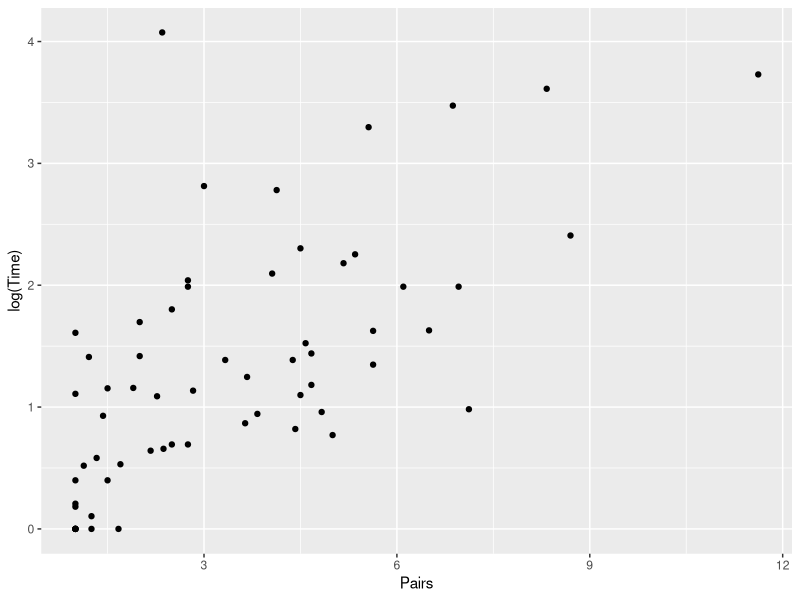
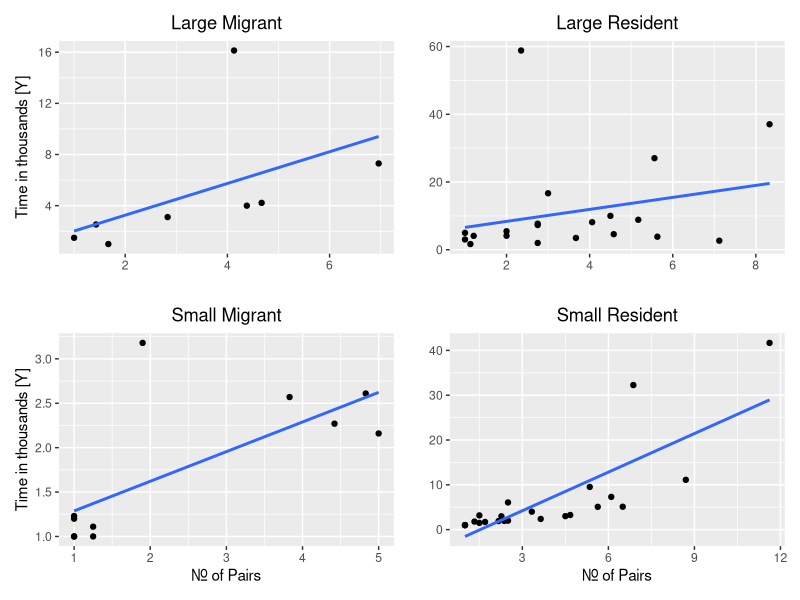
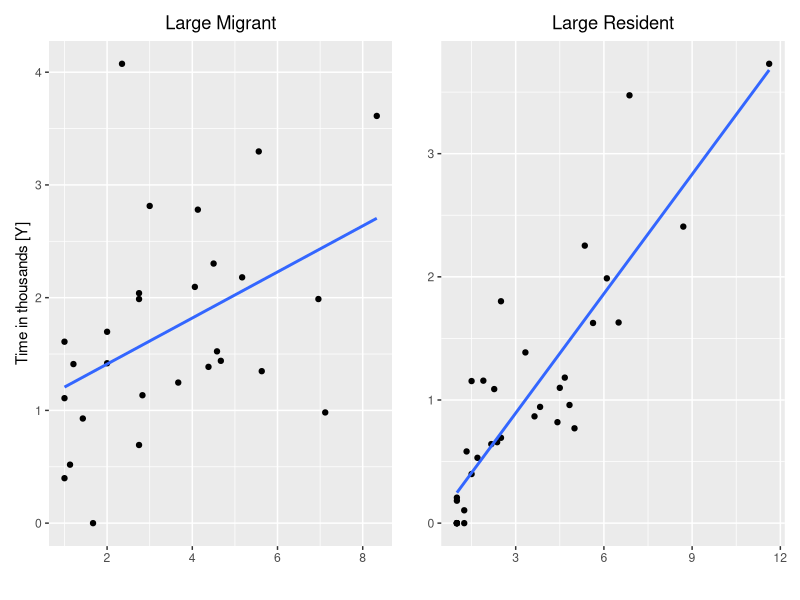
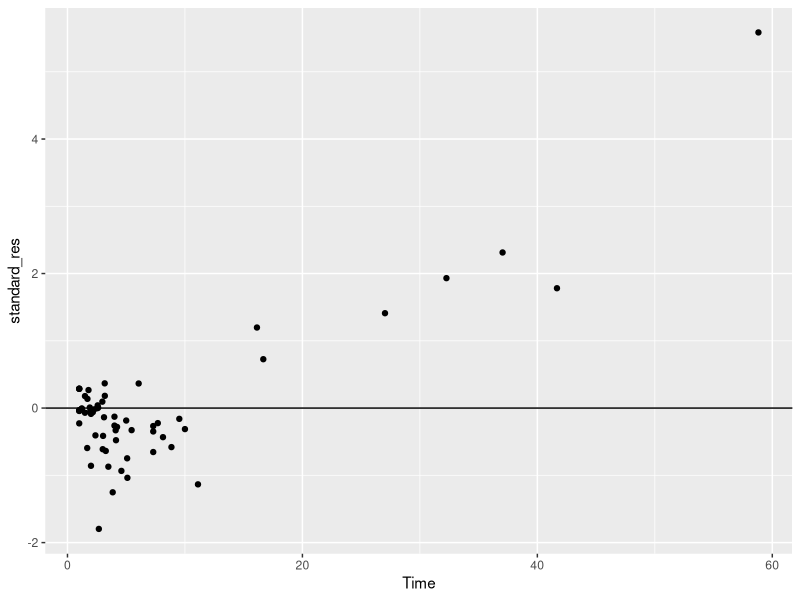
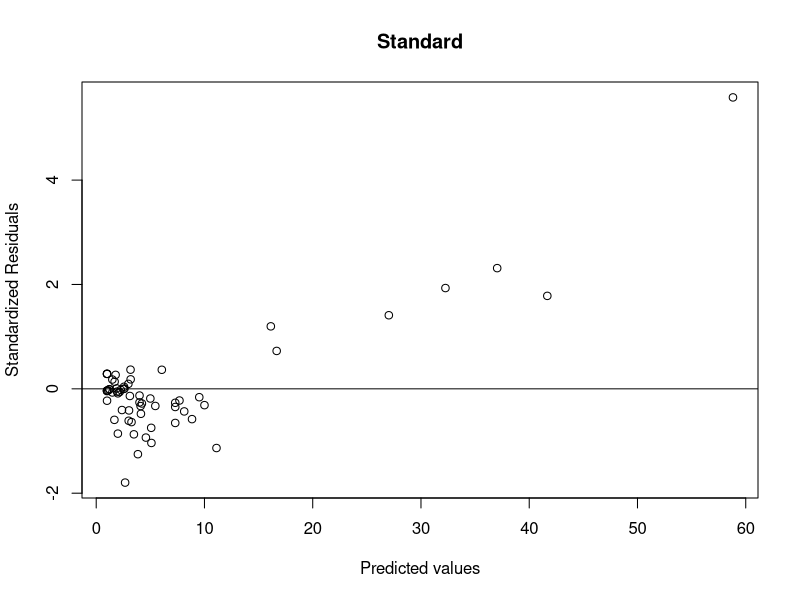
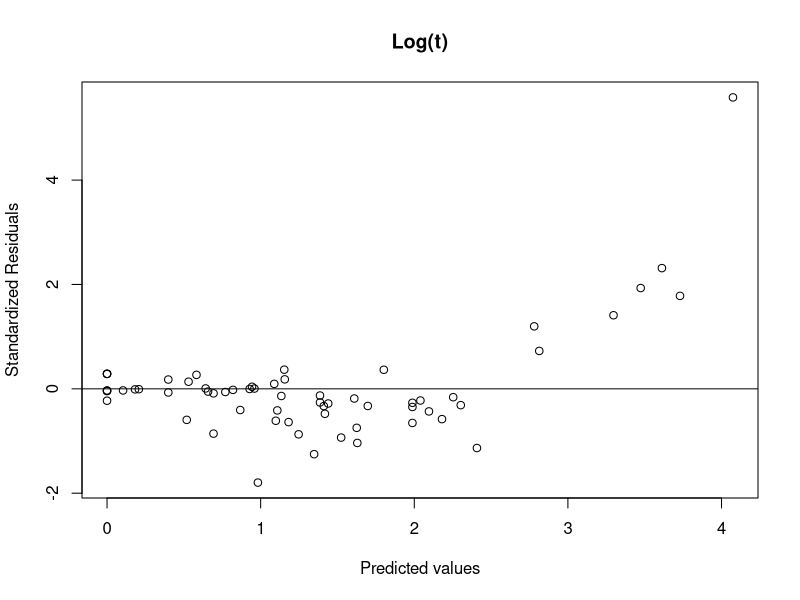
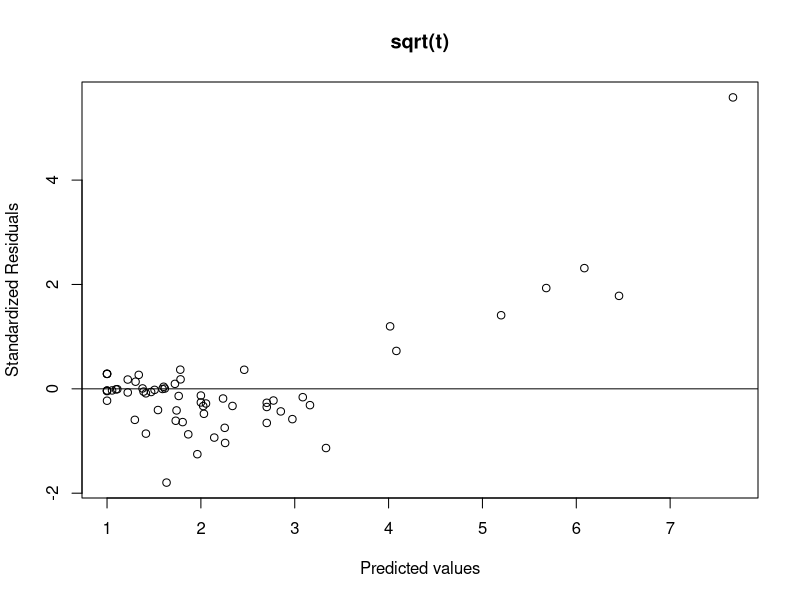
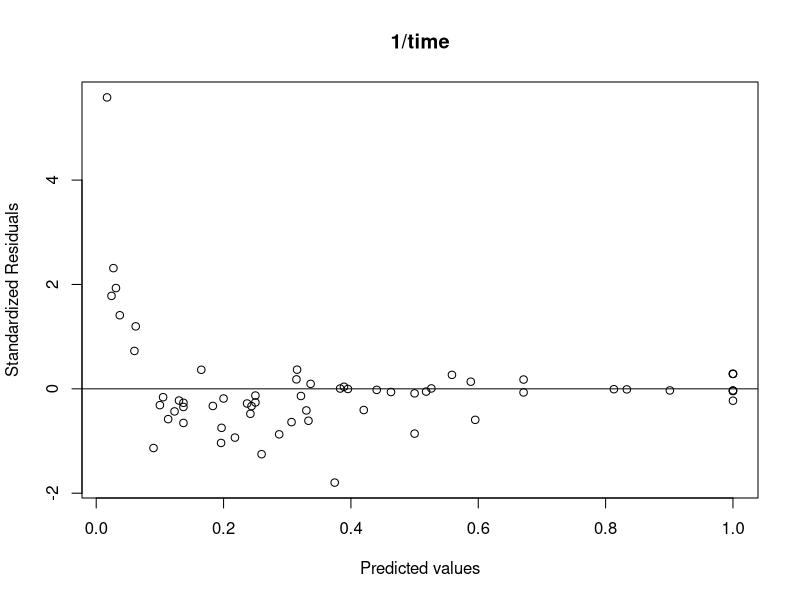

Recreate these plots in R, in order.
## ---- chunk 1
knitr::opts_chunk$set(warning = FALSE, message = FALSE) 
## ---- chunk 2
library(tidyverse)
data <- read.csv('Factors Affecting Extinction.csv')
data
## ---- chunk 3



lm_full <- lm(formula = Time ~ Pairs + Size + Status + Pairs*Size + Pairs * Status + Size*Status + Pairs*Size*Status, data)
lm_full.log <- lm(formula = log(Time) ~ Pairs + Size + Status + Pairs*Size + Pairs * Status + Size*Status + Pairs*Size*Status, data)
lm_full.sqrt <- lm(formula = sqrt(Time) ~ Pairs + Size + Status + Pairs*Size + Pairs * Status + Size*Status + Pairs*Size*Status, data)
lm_full.inverse <- lm(formula = 1/Time ~ Pairs + Size + Status + Pairs*Size + Pairs * Status + Size*Status + Pairs*Size*Status, data)

summary(lm_full)$r.squared
summary(lm_full.log)$r.squared
summary(lm_full.sqrt)$r.squared
summary(lm_full.inverse)$r.squared

## ---- chunk 4
library(patchwork)
L_data <- subset(data, Size == "L")
S_data <- subset(data, Size == "S")
LM <- subset(L_data, Status == "M")
LR <- subset(L_data, Status == "R")
SM <- subset(S_data, Status == "M")
SR <- subset(S_data, Status == "R")
p1 <- ggplot(LM,aes(Pairs, Time)) + geom_point() + ggtitle("Large Migrant") + ylab("Time in thousands [Y]") + xlab("") + theme(plot.title = element_text(hjust = 0.5)) + stat_smooth(method = "lm", level = 0)
p2 <- ggplot(LR,aes(Pairs, Time)) + geom_point() + ggtitle("Large Resident")+ ylab("")  + xlab("") + theme(plot.title = element_text(hjust = 0.5))+ stat_smooth(method = "lm",level = 0)
p3 <- ggplot(SM,aes(Pairs, Time)) + geom_point() + ggtitle("Small Migrant") + ylab("Time in thousands [Y]") + xlab("Nr. of Pairs") + theme(plot.title = element_text(hjust = 0.5)) + stat_smooth(method = "lm",level = 0)
p4 <- ggplot(SR,aes(Pairs, Time)) + geom_point() + ggtitle("Small Resident") + ylab("") + xlab("Nr. of Pairs") + theme(plot.title = element_text(hjust = 0.5)) + stat_smooth(method = "lm",level = 0)

p5 <- ggplot(L_data,aes(Pairs, log(Time))) + geom_point() + ggtitle("Large Migrant") + ylab("Time in thousands [Y]") + xlab("") + theme(plot.title = element_text(hjust = 0.5)) + stat_smooth(method = "lm", level = 0)
p6 <- ggplot(S_data,aes(Pairs, log(Time))) + geom_point() + ggtitle("Large Resident")+ ylab("")  + xlab("") + theme(plot.title = element_text(hjust = 0.5))+ stat_smooth(method = "lm",level = 0)

ggplot(data, aes(Pairs, log(Time))) + geom_point()

p1+p2+p3+p4

p5 + p6



## ---- chunk 5

standard_res <- rstandard(lm_full)
final_data <- cbind(data, standard_res)

ggplot(final_data) + geom_point(aes(Time, standard_res)) + geom_abline(slope = 0)


plot((final_data$Time), standard_res, ylab='Standardized Residuals', xlab='Predicted values', main="Standard") 
abline(0, 0)
plot(log(final_data$Time), standard_res, ylab='Standardized Residuals', xlab='Predicted values', main="Log(t)") 
abline(0, 0)
plot(sqrt(final_data$Time), standard_res, ylab='Standardized Residuals', xlab='Predicted values', main = "sqrt(t)") 
abline(0, 0)
plot(1/(final_data$Time), standard_res, ylab='Standardized Residuals', xlab='Predicted values', main="1/time") 
abline(0, 0)


## ---- chunk 6
qqnorm(data$Time, main="Q-Q plot for time")
qqline(data$Time)
qqnorm(log(data$Time),main="Q-Q plot for log(time)")
qqline(log(data$Time))
qqnorm(sqrt(data$Time),main="Q-Q plot for sqrt(time)")
qqline(sqrt(data$Time))
qqnorm(1/(data$Time),main="Q-Q plot for 1/time")
qqline(1/(data$Time))



## ---- chunk 7
data.out <- subset(data, Time < 50)
lm_full.out <- lm(formula = Time ~ Pairs + Size + Status + Pairs*Size + Pairs * Status + Size*Status + Pairs*Size*Status, data.out)
lm_full.log.out <- lm(formula = log(Time) ~ Pairs + Size + Status + Pairs*Size + Pairs * Status + Size*Status + Pairs*Size*Status, data.out)
lm_full.sqrt.out <- lm(formula = sqrt(Time) ~ Pairs + Size + Status + Pairs*Size + Pairs * Status + Size*Status + Pairs*Size*Status, data.out)
lm_full.inverse.out <- lm(formula = 1/Time ~ Pairs + Size + Status + Pairs*Size + Pairs * Status + Size*Status + Pairs*Size*Status, data.out)

summary(lm_full.out)$r.squared
summary(lm_full.log.out)$r.squared
summary(lm_full.sqrt.out)$r.squared
summary(lm_full.inverse.out)$r.squared


## ---- chunk 8
ggplot(data.out, aes(Pairs, (Time))) + geom_point()
## ---- chunk 9
qqnorm(data.out$Time, main="Q-Q plot for time")
qqline(data.out$Time)
qqnorm(log(data.out$Time),main="Q-Q plot for log(time)")
qqline(log(data.out$Time))
qqnorm(sqrt(data.out$Time),main="Q-Q plot for sqrt(time)")
qqline(sqrt(data.out$Time))
qqnorm(1/(data.out$Time),main="Q-Q plot for 1/time")
qqline(1/(data.out$Time))

## ---- chunk 10
lm_full.out.reduced <- lm(formula = Time ~ Pairs + Size + Pairs*Size, data.out)
lm_full.log.out.reduced <- lm(formula = log(Time) ~ Pairs + Size + Pairs*Size, data.out)
lm_full.sqrt.out.reduced <- lm(formula = sqrt(Time) ~ Pairs + Size + Pairs*Size, data.out)
lm_full.inverse.out.reduced <- lm(formula = 1/Time ~ Pairs + Size + Pairs*Size, data.out)

summary(lm_full.out.reduced)$r.squared
summary(lm_full.log.out.reduced)$r.squared
summary(lm_full.sqrt.out.reduced)$r.squared
summary(lm_full.inverse.out.reduced)$r.squared


## ---- chunk 11
standard_res <- rstandard(lm_full.out.reduced)
final_data <- cbind(data.out, standard_res)
plot((final_data$Time), standard_res, ylab='Standardized Residuals', xlab='Predicted values', main="Standard") 
abline(0, 0)
plot(log(final_data$Time), standard_res, ylab='Standardized Residuals', xlab='Predicted values', main="Log(t)") 
abline(0, 0)
plot(sqrt(final_data$Time), standard_res, ylab='Standardized Residuals', xlab='Predicted values', main = "sqrt(t)") 
abline(0, 0)
plot(1/(final_data$Time), standard_res, ylab='Standardized Residuals', xlab='Predicted values', main="1/time")
abline(0, 0)

## ---- chunk 12
lm_full <- lm(formula = Time ~ Pairs + Size + Status + Pairs*Size + Pairs * Status + Size*Status + Pairs*Size*Status, data)
lm_full.logpair <- lm(formula = Time ~ log(Pairs) + Size + Status + log(Pairs)*Size + log(Pairs) * Status + Size*Status + log(Pairs)*Size*Status, data)
lm_full.sqrtpair <- lm(formula = Time ~ sqrt(Pairs) + Size + Status + sqrt(Pairs)*Size + sqrt(Pairs) * Status + Size*Status + sqrt(Pairs)*Size*Status, data)
lm_full.inversepair <- lm(formula = Time ~ 1/Pairs + Size + Status + 1/Pairs*Size + 1/Pairs * Status + Size*Status + 1/Pairs*Size*Status, data)

summary(lm_full)$r.squared
summary(lm_full.logpair)$r.squared
summary(lm_full.sqrtpair)$r.squared
summary(lm_full.inversepair)$r.squared


## ---- chunk 13

m1 <- lm(formula = log(Time) ~ Pairs, data.out)
m2 <- lm(formula = log(Time) ~ Pairs + Size, data.out)
m3 <- lm(formula = log(Time) ~ Pairs + Size + Pairs*Size, data.out)
m4 <- lm(formula = log(Time) ~ Pairs + Size + Status, data.out)
m5 <- lm(formula = log(Time) ~ Pairs + Size + Status + Pairs*Size + Pairs * Status, data.out)
m6 <- lm(formula = log(Time) ~ Pairs + Size + Status + Pairs*Size + Pairs * Status + Size*Status + Pairs *Size*Status, data.out)


anova(m1, m2, m3, m4, m5, m6)

summary(m1)$adj.r.squared
summary(m2)$adj.r.squared
summary(m3)$adj.r.squared
summary(m4)$adj.r.squared
summary(m5)$adj.r.squared
summary(m6)$adj.r.squared

summary(m6)

## ---- chunk 14
ckd <- cooks.distance(lm_full)
sub_ckd <- subset(ckd, ckd < 0.2)
which(ckd > 0.2)

plot(sub_ckd, ylim = c(0,0.4))
plot(ckd, ylim = c(0,0.4))

## ---- chunk 15
data_ckd <- data[-c(20,28,60),]
lm_full.reduced.ckd <- lm(formula = Time ~ Pairs + Size + Pairs*Size, data_ckd)
standard_res.ckd <- rstandard(lm_full.reduced.ckd)
final_data.ckd <- cbind(data_ckd, standard_res.ckd)

plot(log(final_data.ckd$Time), standard_res.ckd, ylab='Standardized Residuals', xlab='Predicted values', main="Log(t)") 
abline(0, 0)
